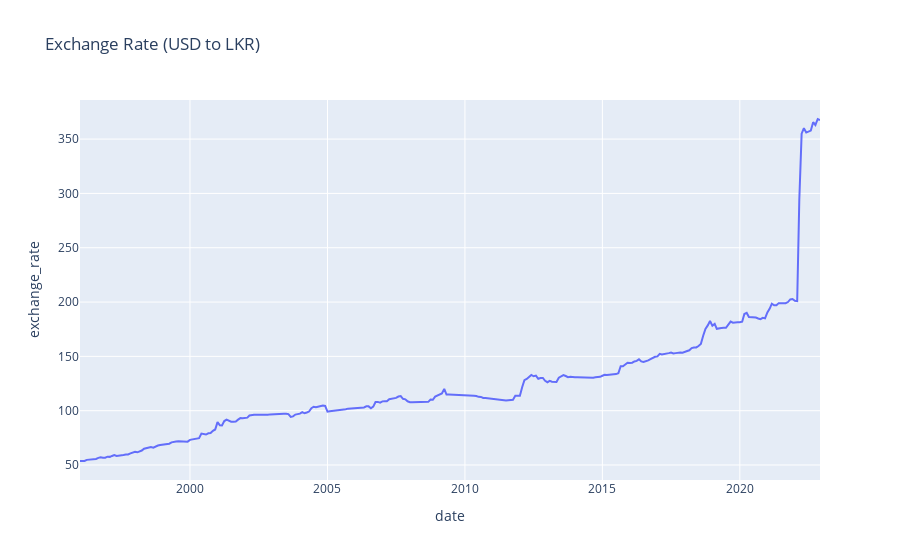

Notebook source saved alongside this figure:
### Markdown cell above
The rice market has a delicate system of price determination that is associated with availability in the market. It is connected to seasonal harvests of Maha and Yala leading to high fluctuation of prices over certain months of the year. From January, the prices of paddy and rice decline gradually and reach their lowest in March with the major Maha harvest. It increases slightly from April and undergoes a minor slump during July-August when the minor Yala harvest reaches the market. The rise of the prices of all types of rice is quite sharp from September onwards reaching the peak in December and begin to decline again in January continuing the cycle. The difficulties faced by consumers due to a sharp rise in rice prices during September-January is one of the most politically sensitive issues in the country.

https://www.ips.lk/talkingeconomics/2021/10/07/rising-price-of-rice-in-sri-lanka-the-roots-and-remedies/

### Code cell
fig = px.line(df, x=df['date'], y='exchange_rate', title='Exchange Rate (USD to LKR)')
fig.show()

### Figure 1 — Plotly figure (JSON) as saved in the notebook; plotly's stock layout.template omitted (floating-point values rounded to 4 significant figures; data arrays with more than 128 entries replaced by an {"elided": "..."} marker saying what was removed)
{"data": [{"hovertemplate": "date=%{x}<br>exchange_rate=%{y}<extra></extra>", "legendgroup": "", "line": {"color": "#636efa", "dash": "solid"}, "marker": {"symbol": "circle"}, "mode": "lines", "name": "", "orientation": "v", "showlegend": false, "type": "scatter", "x": {"elided": "324 str values"}, "xaxis": "x", "y": {"elided": "324 float values"}, "yaxis": "y"}], "layout": {"legend": {"tracegroupgap": 0}, "title": {"text": "Exchange Rate (USD to LKR)"}, "xaxis": {"anchor": "y", "domain": [0, 1], "title": {"text": "date"}}, "yaxis": {"anchor": "x", "domain": [0, 1], "title": {"text": "exchange_rate"}}}}
